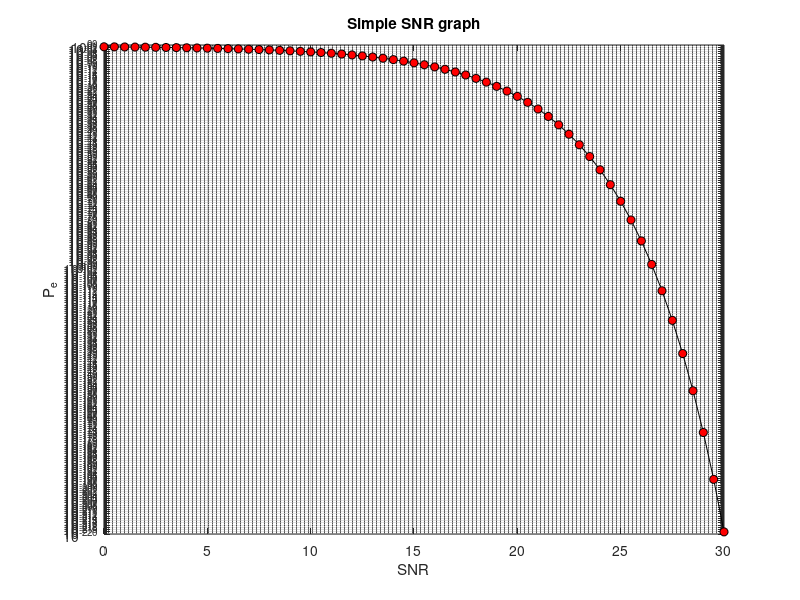

The MATLAB script that drew this image:
clc;
clear all;
%intialize SNR
snrdB = 0:0.5:30;
for i1 = 1:length(snrdB)
    snrlin(i1) = 10^(snrdB(i1)/10);
    pe(i1) = qfunc(sqrt(snrlin(i1)));
end
semilogy(snrdB, pe, '-ok', 'MarkerFaceColor', 'r');grid on
title('Simple SNR graph');xlabel('SNR');ylabel('P_e');
